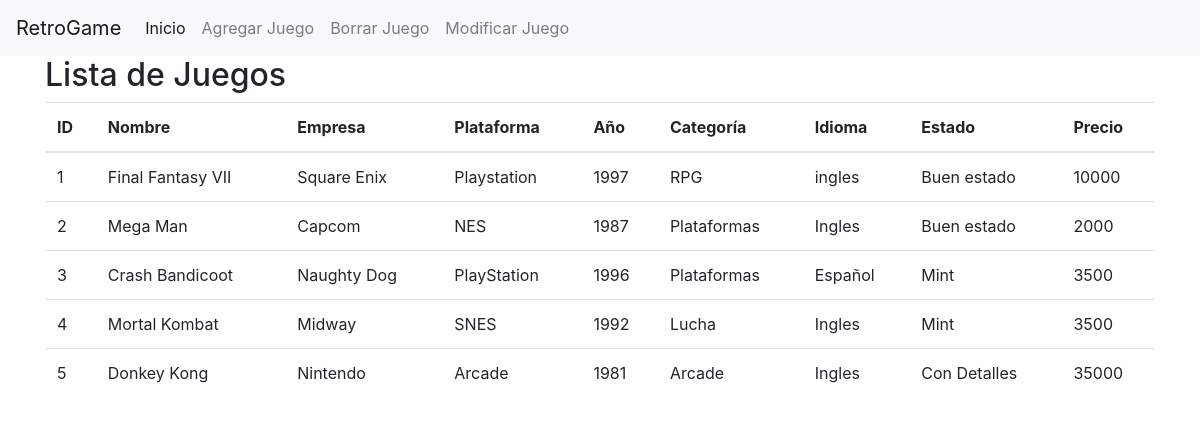
The page / on the database its author committed.
### tables this page shows
CREATE TABLE `juegos` (
  `id` int(11) NOT NULL AUTO_INCREMENT,
  `nombre` varchar(255) NOT NULL,
  `empresa` varchar(255) NOT NULL,
  `plataforma` varchar(255) NOT NULL,
  `año` int(11) NOT NULL,
  `categoria` varchar(255) NOT NULL,
  `idioma` varchar(255) NOT NULL,
  `estado` varchar(255) NOT NULL,
  `precio` int(11) NOT NULL,
  PRIMARY KEY (`id`)
);

### index.php (the view, shortened to what this page needs)
<?php
include 'conexion.php';
function obtenerJuegos() {
    global $conexion;
    $consulta = $conexion->prepare("SELECT * FROM juegos");
    $consulta->execute();
    return $consulta->fetchAll(PDO::FETCH_ASSOC);
}
$juegos = obtenerJuegos();
?>
<!DOCTYPE html>
<html lang="es">
<head>
    <link href="https://maxcdn.bootstrapcdn.com/bootstrap/4.0.0/css/bootstrap.min.css" rel="stylesheet">
</head>
<body>
<nav class="navbar navbar-expand-lg navbar-light bg-light">
    <a class="navbar-brand" href="#">RetroGame</a>
    <div class="collapse navbar-collapse" id="navbarNav">
        <ul class="navbar-nav">
            <li class="nav-item active">
                <a class="nav-link" href="index.php">Inicio</a>
            </li>
            <li class="nav-item">
                <a class="nav-link" href="agregar.php">Agregar Juego</a>
            </li>
            <li class="nav-item">
                <a class="nav-link" href="borrar.php">Borrar Juego</a>
            </li>
            <li class="nav-item">
                <a class="nav-link" href="seleccionar_modificar.php">Modificar Juego</a>
            </li>
        </ul>
    </div>
</nav>
<div class="container">
    <h2>Lista de Juegos</h2>
    <table class="table">
        <thead>
            <tr>
                <th>ID</th>
                <th>Nombre</th>
                <th>Empresa</th>
                <th>Plataforma</th>
                <th>Año</th>
                <th>Categoría</th>
                <th>Idioma</th>
                <th>Estado</th>
                <th>Precio</th>
            </tr>
        </thead>
        <tbody>
            <?php foreach ($juegos as $juego): ?>
                <tr>
                    <td><?= $juego['id']; ?></td>
                    <td><?= $juego['nombre']; ?></td>
                    <td><?= $juego['empresa']; ?></td>
                    <td><?= $juego['plataforma']; ?></td>
                    <td><?= $juego['año']; ?></td>
                    <td><?= $juego['categoria']; ?></td>
                    <td><?= $juego['idioma']; ?></td>
                    <td><?= $juego['estado']; ?></td>
                    <td><?= $juego['precio']; ?></td>
                </tr>
            <?php endforeach; ?>
        </tbody>
    </table>
</div>
</body>
</html>

### rows shown on the page
juegos: id "1", nombre "Final Fantasy VII", empresa "Square Enix", plataforma "Playstation", año "1997", categoria "RPG", idioma "ingles", estado "Buen estado", precio "10000"
juegos: id "2", nombre "Mega Man", empresa "Capcom", plataforma "NES", año "1987", categoria "Plataformas", idioma "Ingles", estado "Buen estado", precio "2000"
juegos: id "3", nombre "Crash Bandicoot", empresa "Naughty Dog", plataforma "PlayStation", año "1996", categoria "Plataformas", idioma "Español", estado "Mint", precio "3500"
juegos: id "4", nombre "Mortal Kombat", empresa "Midway", plataforma "SNES", año "1992", categoria "Lucha", idioma "Ingles", estado "Mint", precio "3500"
juegos: id "5", nombre "Donkey Kong", empresa "Nintendo", plataforma "Arcade", año "1981", categoria "Arcade", idioma "Ingles", estado "Con Detalles", precio "35000"
